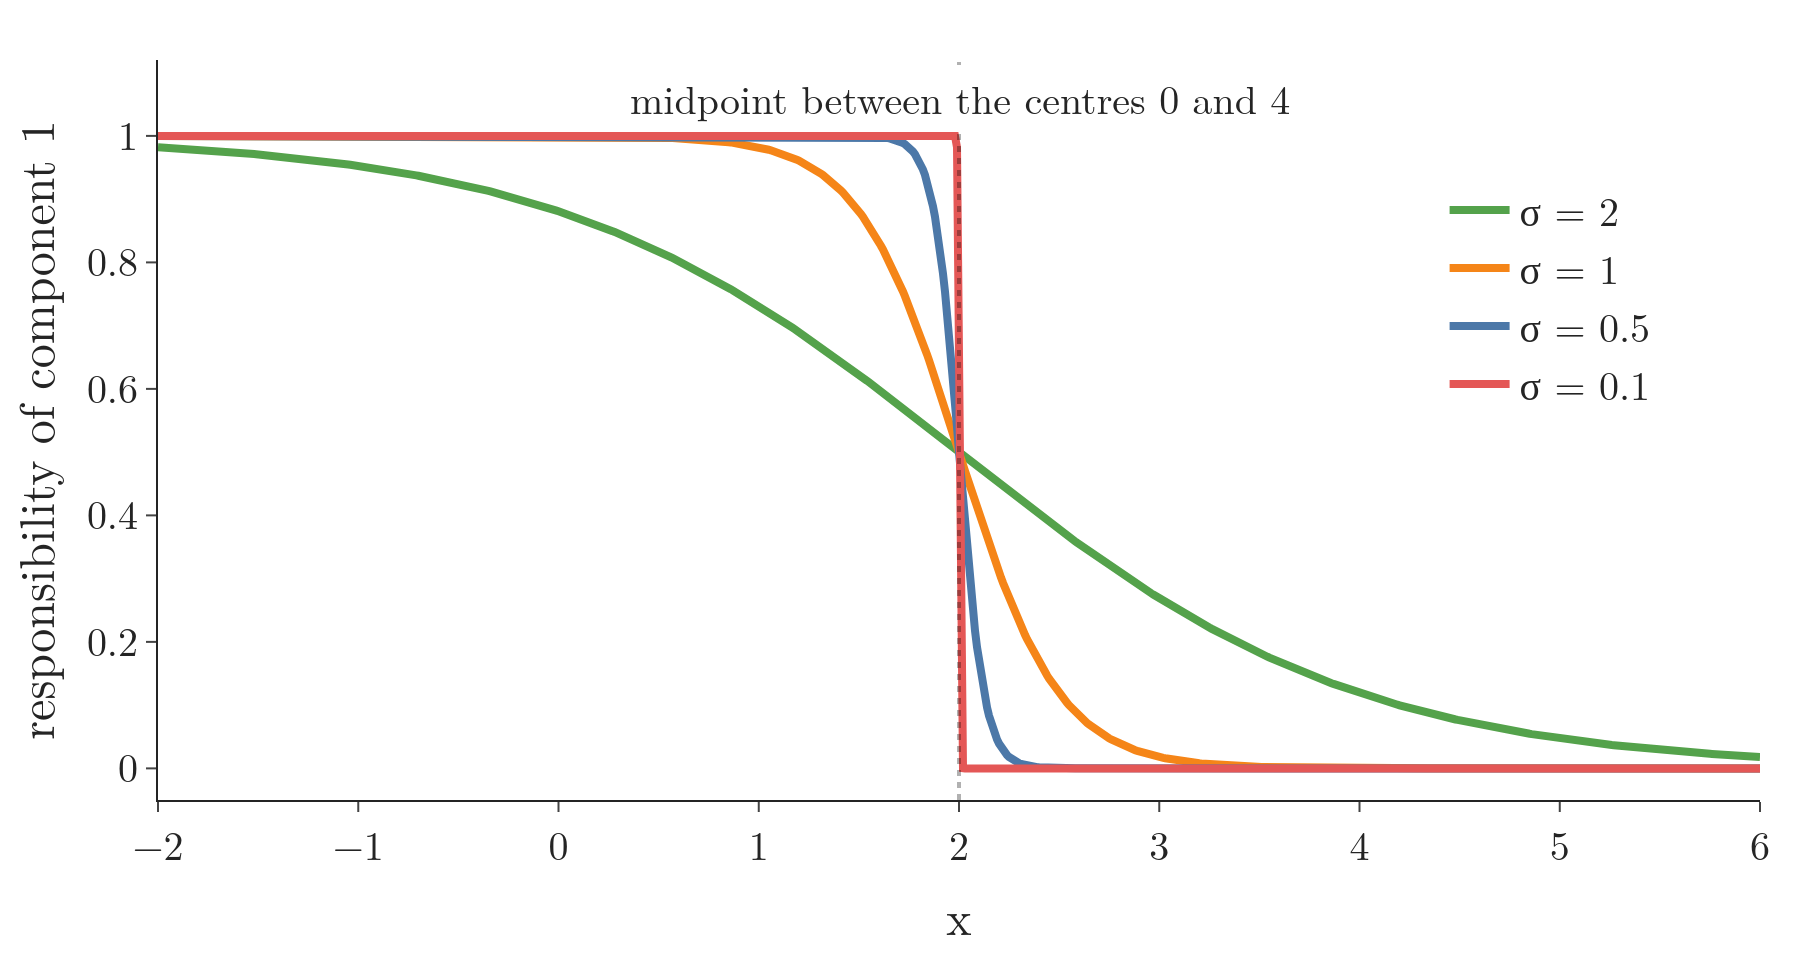

Python code for this plot:
"""From soft to hard assignment: two components with equal weights and equal variance sigma^2, centred at 0 and 4.
The responsibility of component 1 across x for sigma = 2, 1, 0.5 and 0.1. As sigma shrinks, the curve becomes a
step at the midpoint 2: each observation goes wholly to the nearer centre, as in k-means."""
from pathlib import Path

import numpy as np
import plotly.graph_objects as go
from scipy import stats
from scipy.special import expit

from em_core import BLUE, FONT, GREEN, ORANGE, RED

HERE = Path(__file__).parent
x = np.linspace(-2, 6, 801)
fig = go.Figure()
for s, c in ((2, GREEN), (1, ORANGE), (0.5, BLUE), (0.1, RED)):
    a, b = stats.norm(0, s).logpdf(x), stats.norm(4, s).logpdf(x)
    r1 = expit(a - b)                                         # = N1 / (N1 + N2), computed stably
    fig.add_trace(go.Scatter(x=x, y=r1, mode="lines", line=dict(color=c, width=4), name=f"σ = {s}"))
    if s == 0.1:
        assert r1[x < 1.9].min() > 0.999 and r1[x > 2.1].max() < 0.001
fig.add_vline(x=2, line=dict(color="black", dash="dot", width=2))
fig.add_annotation(x=2, y=1.06, text="midpoint between the centres 0 and 4", showarrow=False, bgcolor="white")
fig.update_layout(template="simple_white", width=900, height=480, font=FONT,
                  xaxis=dict(title="x"), yaxis=dict(title="responsibility of component 1", range=[-0.05, 1.12]),
                  legend=dict(x=0.8, y=0.85), margin=dict(l=70, r=20, t=30, b=60))
fig.write_image(HERE / "hard_soft.png", scale=2)
fig.write_image(HERE / "hard_soft.pdf")
